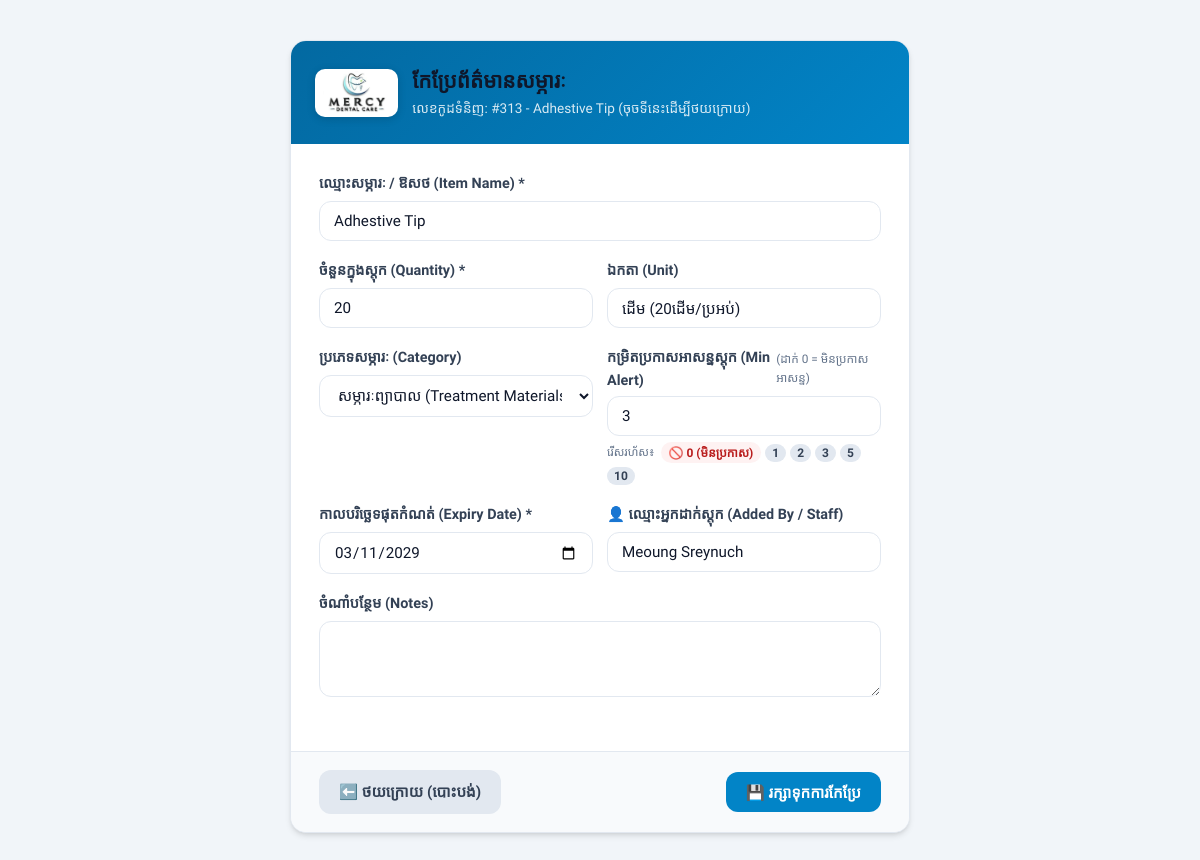
Page /edit/313 (signed in) on the committed database.
### tables this page shows
CREATE TABLE inventory (
            id INTEGER PRIMARY KEY AUTOINCREMENT,
            item_name TEXT NOT NULL,
            quantity INTEGER NOT NULL,
            expiry_date TEXT NOT NULL,
            category TEXT DEFAULT 'ទូទៅ',
            min_threshold INTEGER DEFAULT 10,
            created_at TIMESTAMP DEFAULT CURRENT_TIMESTAMP
        , unit TEXT DEFAULT 'ប្រអប់', notes TEXT DEFAULT '', is_deleted INTEGER DEFAULT 0, deleted_at TIMESTAMP DEFAULT NULL, added_by TEXT DEFAULT '');

### app.py (the view, shortened to what this page needs)
@app.route('/edit/<int:item_id>', methods=['GET', 'POST'])
@login_required
def edit_item(item_id):
    conn = get_db_connection()
    item = conn.execute('SELECT * FROM inventory WHERE id = ?', (item_id,)).fetchone()
    conn.close()
    if not item:
        flash('រកមិនឃើញសម្ភារៈនេះទេ!', 'danger')
        return redirect(url_for('index'))
    return render_template('edit.html', item=item)

### app.py (called while the page is built)
def get_db_connection():
    conn = sqlite3.connect(DB_NAME)
    conn.row_factory = sqlite3.Row
    return conn

def login_required(f):
    @wraps(f)
    def decorated_function(*args, **kwargs):
        if 'user_id' not in session:
            flash('សូមចូលគណនី (Login) ជាមុនសិន! 🔒', 'warning')
            return redirect(url_for('login', next=request.url))
        return f(*args, **kwargs)
    return decorated_function

@app.context_processor
def inject_user_info():
    is_admin = (session.get('role') == 'admin')
    return dict(
        current_user={
            'id': session.get('user_id'),
            'username': session.get('username'),
            'full_name': session.get('full_name'),
            'role': session.get('role', 'guest'),
            'is_admin': is_admin
        },
        is_admin=is_admin
    )

### templates/edit.html (shortened to what this page needs)
<!DOCTYPE html>
<html lang="km">
<head>
</head>
<body>
    <div class="edit-container">
        <a href="{{ url_for('index') }}" class="edit-header" style="text-decoration: none; color: inherit; display: flex; align-items: center; gap: 14px; cursor: pointer;">
            <img src="{{ url_for('static', filename='images/mercy_logo.png') }}" alt="Mercy Dental Care Logo" style="height: 48px; width: auto; background: #ffffff; padding: 2px 8px; border-radius: 10px; box-shadow: 0 2px 8px rgba(0,0,0,0.15); object-fit: contain;">
            <div>
                <h1 class="edit-title">កែប្រែព័ត៌មានសម្ភារៈ</h1>
                <p class="edit-subtitle">លេខកូដទំនិញ: #{{ item['id'] }} - {{ item['item_name'] }} (ចុចទីនេះដើម្បីថយក្រោយ)</p>
            </div>
        </a>
        <form action="{{ url_for('edit_item', item_id=item['id']) }}" method="POST">
            <div class="edit-body">
                <div class="form-group">
                    <label class="form-label">ឈ្មោះសម្ភារៈ / ឱសថ (Item Name) *</label>
                    <input type="text" name="item_name" class="form-input" value="{{ item['item_name'] }}" required>
                </div>
                <div class="form-row">
                    <div class="form-group">
                        <label class="form-label">ចំនួនក្នុងស្តុក (Quantity) *</label>
                        <input type="number" name="quantity" class="form-input" min="0" value="{{ item['quantity'] }}" required>
                    </div>
                    <div class="form-group">
                        <label class="form-label">ឯកតា (Unit)</label>
                        <input type="text" name="unit" class="form-input" value="{{ item['unit'] if item['unit'] else 'ប្រអប់' }}">
                    </div>
                </div>
                <div class="form-row">
                    <div class="form-group">
                        <label class="form-label">ប្រភេទសម្ភារៈ (Category)</label>
                        <select name="category" class="form-select">
                            <option value="សម្ភារៈព្យាបាល" {% if item['category'] == 'សម្ភារៈព្យាបាល' %}selected{% endif %}>សម្ភារៈព្យាបាល (Treatment Materials)</option>
                        </select>
                    </div>
                    <div class="form-group">
                        <div style="display: flex; justify-content: space-between; align-items: center; margin-bottom: 4px;">
                            <label class="form-label" style="margin-bottom: 0;">កម្រិតប្រកាសអាសន្នស្តុក (Min Alert)</label>
                            <span style="font-size: 0.74rem; color: #64748b;">(ដាក់ 0 = មិនប្រកាសអាសន្ន)</span>
                        </div>
                        <input type="number" id="edit_min_threshold" name="min_threshold" class="form-input" min="0" value="{{ item['min_threshold'] if item['min_threshold'] is not none else 10 }}" placeholder="0 = មិនប្រកាសអាសន្ន">
                        <div style="display: flex; gap: 4px; margin-top: 6px; flex-wrap: wrap; align-items: center;">
                            <span style="font-size: 0.72rem; color: #64748b; margin-right: 2px;">រើសរហ័ស៖</span>
                            <button type="button" class="btn btn-secondary btn-sm" style="padding: 2px 8px; font-size: 0.75rem; border-color: #fca5a5; color: #b91c1c; font-weight: 700; background: #fef2f2;" onclick="document.getElementById('edit_min_threshold').value = 0;" title="មិនប្រកាសអាសន្ន (ទោះសល់ 1, 2, 3 ក៏មិនលោតអាសន្នដែរ)">
                                🚫 0 (មិនប្រកាស)
                            </button>
                            <button type="button" class="btn btn-secondary btn-sm" style="padding: 2px 7px; font-size: 0.75rem;" onclick="document.getElementById('edit_min_threshold').value = 1;">1</button>
                            <button type="button" class="btn btn-secondary btn-sm" style="padding: 2px 7px; font-size: 0.75rem;" onclick="document.getElementById('edit_min_threshold').value = 2;">2</button>
                            <button type="button" class="btn btn-secondary btn-sm" style="padding: 2px 7px; font-size: 0.75rem;" onclick="document.getElementById('edit_min_threshold').value = 3;">3</button>
                            <button type="button" class="btn btn-secondary btn-sm" style="padding: 2px 7px; font-size: 0.75rem;" onclick="document.getElementById('edit_min_threshold').value = 5;">5</button>
                            <button type="button" class="btn btn-secondary btn-sm" style="padding: 2px 7px; font-size: 0.75rem;" onclick="document.getElementById('edit_min_threshold').value = 10;">10</button>
                        </div>
                    </div>
                </div>
                <div class="form-row">
                    <div class="form-group">
                        <label class="form-label">កាលបរិច្ឆេទផុតកំណត់ (Expiry Date) *</label>
                        <input type="date" name="expiry_date" class="form-input" value="{{ item['expiry_date'] }}" required>
                    </div>
                    <div class="form-group">
                        <label class="form-label">👤 ឈ្មោះអ្នកដាក់ស្តុក (Added By / Staff)</label>
                        <input type="text" name="added_by" class="form-input" value="{{ item['added_by'] if item['added_by'] else '' }}" placeholder="ឧ. បុគ្គលិក សុខ, ពេទ្យ ចិន្តា...">
                    </div>
                </div>
                <div class="form-group">
                    <label class="form-label">ចំណាំបន្ថែម (Notes)</label>
                    <textarea name="notes" class="form-textarea" rows="3">{{ item['notes'] if item['notes'] else '' }}</textarea>
                </div>
            </div>
            <div class="edit-footer">
                <a href="{{ url_for('index') }}" class="btn btn-secondary">⬅️ ថយក្រោយ (បោះបង់)</a>
                <button type="submit" class="btn btn-primary">💾 រក្សាទុកការកែប្រែ</button>
            </div>
        </form>
    </div>
</body>
</html>

### templates/edit.html (style rules this page uses)
:root { --primary: #0284c7; --primary-hover: #0369a1; --primary-light: #e0f2fe; --secondary: #64748b; --success: #10b981; --danger: #ef4444; --bg-main: #f1f5f9; --bg-card: #ffffff; --text-main: #0f172a; --text-muted: #64748b; --border-color: #e2e8f0; --shadow-md: 0 4px 6px -1px rgb(0 0 0 / 0.1), 0 2px 4px -2px rgb(0 0 0 / 0.1); --radius-lg: 16px; --radius-md: 12px; }
* { margin: 0; padding: 0; box-sizing: border-box; }
body { font-family: 'Kantumruy Pro', 'Plus Jakarta Sans', -apple-system, BlinkMacSystemFont, sans-serif; background-color: var(--bg-main); color: var(--text-main); line-height: 1.6; min-height: 100vh; padding: 40px 20px; display: flex; align-items: center; justify-content: center; }
.edit-container { width: 100%; max-width: 620px; background: var(--bg-card); border-radius: var(--radius-lg); box-shadow: var(--shadow-md); border: 1px solid var(--border-color); overflow: hidden; }
.edit-header { background: linear-gradient(135deg, #0369a1 0%, #0284c7 100%); color: #ffffff; padding: 24px; display: flex; align-items: center; gap: 14px; }
.edit-title { font-size: 1.3rem; font-weight: 700; }
.edit-subtitle { font-size: 0.85rem; color: rgba(255, 255, 255, 0.85); }
.edit-body { padding: 28px; }
.form-group { margin-bottom: 18px; }
.form-row { display: grid; grid-template-columns: 1fr 1fr; gap: 14px; }
.form-label { display: block; font-size: 0.9rem; font-weight: 600; margin-bottom: 6px; color: #334155; }
.form-input, .form-select, .form-textarea { width: 100%; padding: 10px 14px; border: 1.5px solid var(--border-color); border-radius: var(--radius-md); font-size: 0.95rem; font-family: inherit; color: var(--text-main); background-color: #fff; transition: border-color 0.2s, box-shadow 0.2s; }
.edit-footer { padding: 18px 28px; background: #f8fafc; border-top: 1px solid var(--border-color); display: flex; justify-content: space-between; align-items: center; gap: 12px; }
.btn { display: inline-flex; align-items: center; justify-content: center; gap: 8px; padding: 10px 20px; border-radius: var(--radius-md); font-size: 0.95rem; font-weight: 600; font-family: inherit; cursor: pointer; text-decoration: none; border: none; transition: all 0.2s ease; }
.btn-primary { background-color: var(--primary); color: #ffffff; }
.btn-secondary { background-color: #e2e8f0; color: #334155; }

### rows in the picture
inventory: id "313", item_name "Adhestive Tip", quantity "20", unit "ដើម (20ដើម/ប្រអប់)", category "សម្ភារៈព្យាបាល (Treatment Materials)", min_threshold "3", expiry_date "03/11/2029", added_by "Meoung Sreynuch"
